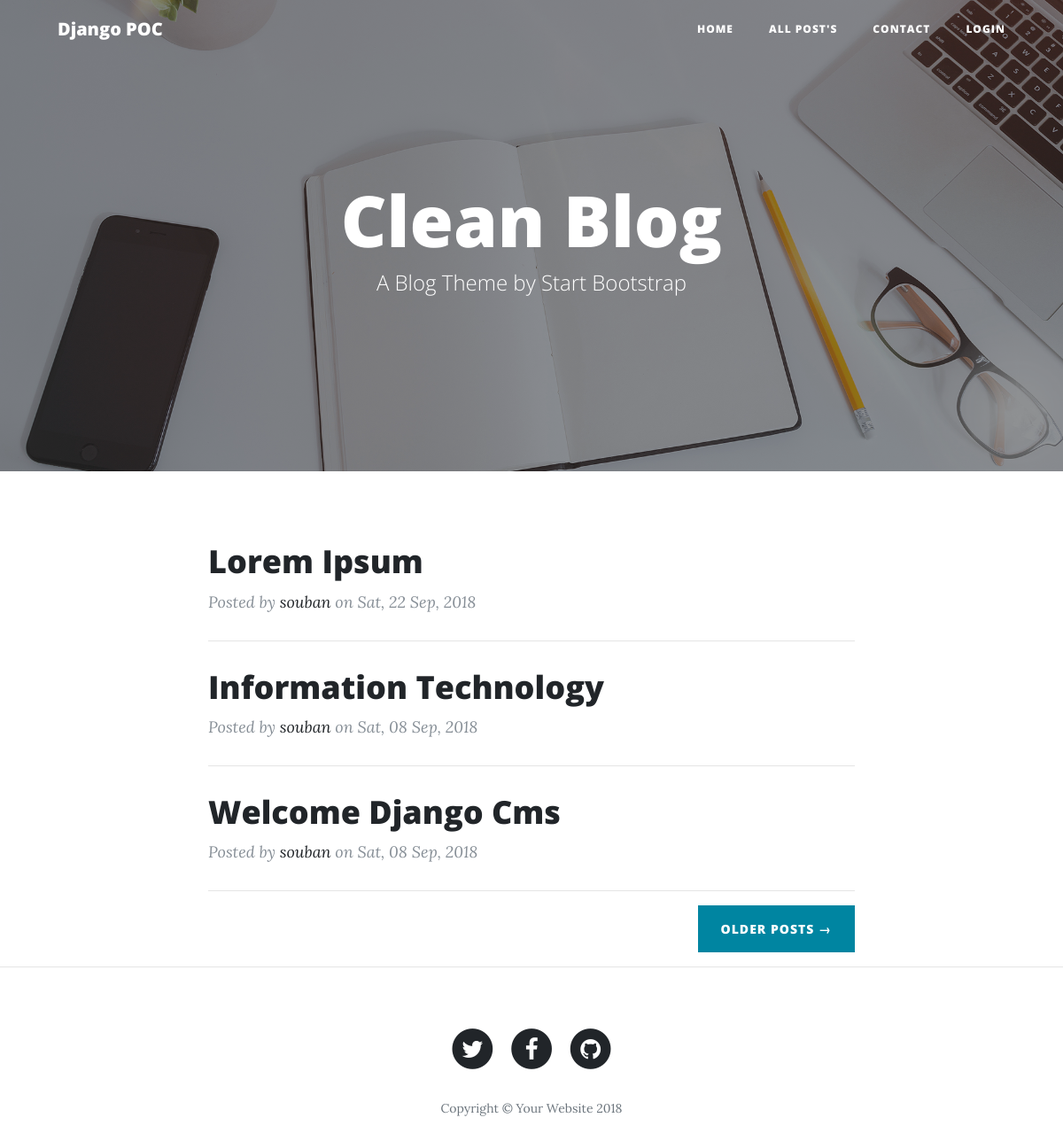
The page / on the database its author committed.
### blog/models.py (models this page shows, shortened)
class Post(models.Model):
    author = models.ForeignKey('auth.User',on_delete=models.CASCADE,)
    title = models.CharField(max_length=200)
    '''
    Category = models.ForeignKey(Category, on_delete=models.CASCADE, null=True)
    subcategory = ChainedForeignKey(
        'Subcategory',
        chained_field="category",
        chained_model_field="category",
        #show_all=False,
        #auto_choose=True,
        #default=None,
        null=True
    )
    '''
    text = RichTextField()
    created_date = models.DateTimeField(default=timezone.now)
    published_date = models.DateTimeField(blank=True, null=True)

### blog/views.py (the view)
# urls.py: path('', views.index, name='home'),
def index(request):
    fetch_post_data = Post.objects.filter(published_date__lte=timezone.now()).order_by('-created_date')[:5]
    fetch_pgraph_data = Post.objects.extra({'published_date' : "date(published_date)"}).values('published_date').annotate(created_count=Count('id'))
    template_var = {'postodj':fetch_post_data,'userdataobj':fetch_pgraph_data}
    return render(request,'home.html',context=template_var)

### templates/home.html (shortened to what this page needs)
{% extends 'base.html' %}
{% load staticfiles %}
{% block content %}
<header class="masthead" style="background-image: url('{% static "img/home-bg.jpg" %}')">
  <div class="overlay"></div>
  <div class="container">
    <div class="row">
      <div class="col-lg-8 col-md-10 mx-auto">
        <div class="site-heading">
          <h1>Clean Blog</h1>
          <span class="subheading">A Blog Theme by Start Bootstrap</span>
        </div>
      </div>
    </div>
  </div>
</header>
<div class="container">
  <div class="row">
    <div class="col-lg-8 col-md-10 mx-auto">
      {% if postodj %}
      {% for postdata in postodj %}
            <div class="post-preview">
              <a href="{% url 'post_detials' postdata.id %}">
                <h2 class="post-title">
                {{ postdata.title|title }}
                </h2>
              </a>
              <p class="post-meta">Posted by
                <a href="javascript:void(0)">{{ postdata.author }}</a>
                on {{ postdata.created_date|date:'D, d M, Y' }}</p>
            </div>
            <hr>
        {% endfor %}
        {% else %}
        <p>No Data found</p>
        {% endif %}
      <div class="clearfix">
        <a class="btn btn-primary float-right" href="#">Older Posts &rarr;</a>
      </div>
    </div>
  </div>
</div>
{% endblock %}

### templates/base.html (shortened to what this page needs)
{% load staticfiles %}
<!DOCTYPE html>
<html lang="en">
  <head>
    <link href="{% static "vendor/bootstrap/css/bootstrap.min.css" %}" rel="stylesheet">
    <link href="{% static "vendor/font-awesome/css/font-awesome.min.css" %}" rel="stylesheet" type="text/css">
    <link href="{% static "css/clean-blog.min.css" %}" rel="stylesheet">
  </head>
  <body>
    <nav class="navbar navbar-expand-lg navbar-light fixed-top" id="mainNav">
      <div class="container">
        <a class="navbar-brand" href="{% url 'home' %}">Django POC</a>
        <div class="collapse navbar-collapse" id="navbarResponsive">
          <ul class="navbar-nav ml-auto">
            <li class="nav-item">
              <a class="nav-link" href="{% url 'home' %}">Home</a>
            </li>
            <li class="nav-item">
              <a class="nav-link" href="{% url 'all_posts' %}">All Post's</a>
            </li>
            <li class="nav-item">
              <a class="nav-link" href="{% url 'contact' %}">Contact</a>
            </li>
            {% if user.is_authenticated %}
            <li class="nav-item">
              <a class="nav-link" href="{% url 'logout'%}?next={{request.path}}">Logout</a>
            </li>
            {% else %}
            <li class="nav-item">
              <a class="nav-link" href="{% url 'login'%}?next={{request.path}}">Login</a>
            </li>
            {% endif %}
          </ul>
        </div>
      </div>
    </nav>
    {% block content %}{% endblock %}
    <hr>
    <footer>
      <div class="container">
        <div class="row">
          <div class="col-lg-8 col-md-10 mx-auto">
            <ul class="list-inline text-center">
              <li class="list-inline-item">
                <a href="#">
                  <span class="fa-stack fa-lg">
                    <i class="fa fa-circle fa-stack-2x"></i>
                    <i class="fa fa-twitter fa-stack-1x fa-inverse"></i>
                  </span>
                </a>
              </li>
              <li class="list-inline-item">
                <a href="#">
                  <span class="fa-stack fa-lg">
                    <i class="fa fa-circle fa-stack-2x"></i>
                    <i class="fa fa-facebook fa-stack-1x fa-inverse"></i>
                  </span>
                </a>
              </li>
              <li class="list-inline-item">
                <a href="#">
                  <span class="fa-stack fa-lg">
                    <i class="fa fa-circle fa-stack-2x"></i>
                    <i class="fa fa-github fa-stack-1x fa-inverse"></i>
                  </span>
                </a>
              </li>
            </ul>
            <p class="copyright text-muted">Copyright &copy; Your Website 2018</p>
          </div>
        </div>
      </div>
    </footer>
  </body>
</html>

### rows shown on the page
Post: title "Lorem Ipsum", author "souban", created_date "Sat, 22 Sep, 2018"
Post: title "Information Technology", author "souban", created_date "Sat, 08 Sep, 2018"
Post: title "Welcome Django Cms", author "souban", created_date "Sat, 08 Sep, 2018"
